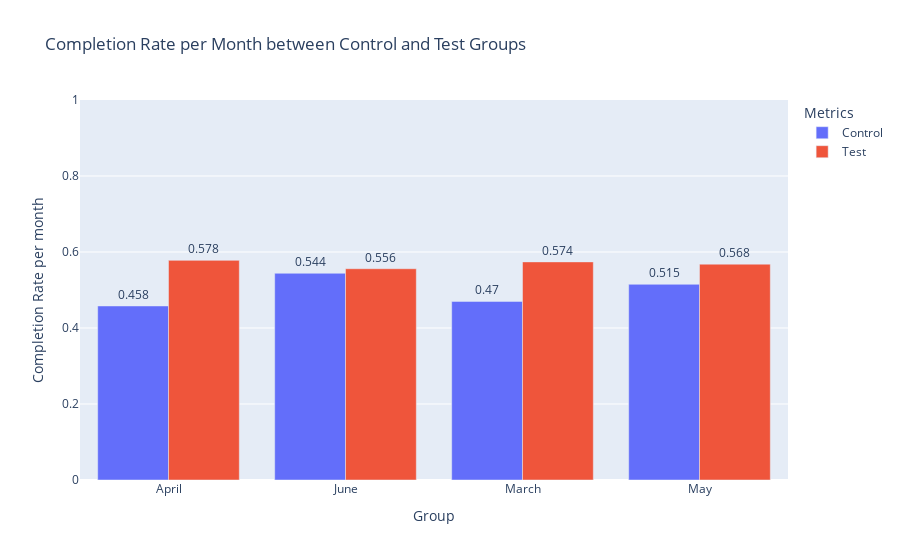

The cell this chart's notebook holds for it:
### Code cell
# Create the bar plot
fig = go.Figure(data=[
    go.Bar(
        name='Control',
        x=grouped_month_control['month'],
        y=grouped_month_control['confirm_ratio'],
        text=grouped_month_control['confirm_ratio'], 
        textposition='outside'
    ),
    go.Bar(
        name='Test',
        x=grouped_month_test['month'],
        y=grouped_month_test['confirm_ratio'],
        text=grouped_month_test['confirm_ratio'], 
        textposition='outside',  # Position the text above the bars
    )
])

# Change the bar mode
fig.update_layout(
    barmode='group',
    title='Completion Rate per Month between Control and Test Groups',
    xaxis_title='Group',
    yaxis_title='Completion Rate per month',
    yaxis=dict(range=[0, 1]),
    legend_title='Metrics',
    font=dict(size=12)
)

fig.show()

### Figure 1 — Plotly figure (JSON) as saved in the notebook; plotly's stock layout.template omitted (floating-point values rounded to 4 significant figures)
{"data": [{"name": "Control", "text": [0.458, 0.544, 0.47, 0.515], "textposition": "outside", "type": "bar", "x": ["April", "June", "March", "May"], "y": [0.458, 0.544, 0.47, 0.515]}, {"name": "Test", "text": [0.578, 0.556, 0.574, 0.568], "textposition": "outside", "type": "bar", "x": ["April", "June", "March", "May"], "y": [0.578, 0.556, 0.574, 0.568]}], "layout": {"barmode": "group", "font": {"size": 12}, "legend": {"title": {"text": "Metrics"}}, "title": {"text": "Completion Rate per Month between Control and Test Groups"}, "xaxis": {"title": {"text": "Group"}}, "yaxis": {"range": [0, 1], "title": {"text": "Completion Rate per month"}}}}
